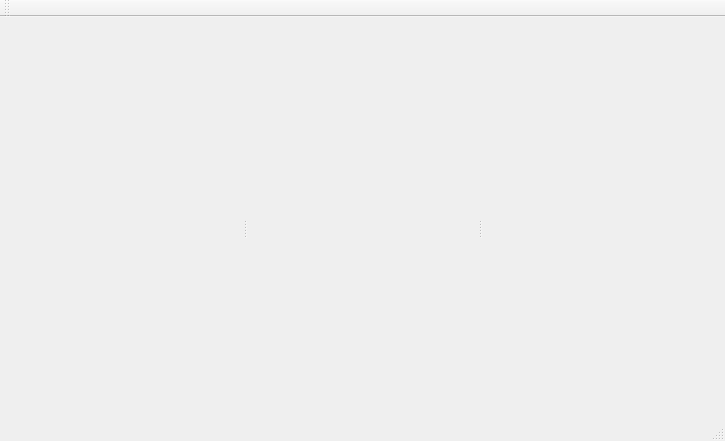
<?xml version="1.0" encoding="UTF-8"?>
<ui version="4.0">
 <class>DatabaseBrowser</class>
 <widget class="QMainWindow" name="DatabaseBrowser">
  <property name="geometry">
   <rect>
    <x>0</x>
    <y>0</y>
    <width>725</width>
    <height>441</height>
   </rect>
  </property>
  <property name="windowTitle">
   <string>DatabaseBrowser</string>
  </property>
  <widget class="QWidget" name="centralWidget">
   <layout class="QVBoxLayout" name="verticalLayout">
    <item>
     <layout class="QHBoxLayout" name="horizontalLayout">
      <item>
       <layout class="QHBoxLayout" name="ToolBarLayout"/>
      </item>
      <item>
       <spacer name="horizontalSpacer">
        <property name="orientation">
         <enum>Qt::Horizontal</enum>
        </property>
        <property name="sizeHint" stdset="0">
         <size>
          <width>40</width>
          <height>20</height>
         </size>
        </property>
       </spacer>
      </item>
     </layout>
    </item>
    <item>
     <widget class="QSplitter" name="splitter">
      <property name="orientation">
       <enum>Qt::Horizontal</enum>
      </property>
      <widget class="MemoryViewControl" name="MemoryVC" native="true"/>
      <widget class="HeadersViewControl" name="HeadersVC" native="true"/>
      <widget class="TablesViewControl" name="TablesVC" native="true"/>
     </widget>
    </item>
   </layout>
  </widget>
  <widget class="QMenuBar" name="menuBar">
   <property name="geometry">
    <rect>
     <x>0</x>
     <y>0</y>
     <width>725</width>
     <height>21</height>
    </rect>
   </property>
  </widget>
  <widget class="QToolBar" name="mainToolBar">
   <attribute name="toolBarArea">
    <enum>TopToolBarArea</enum>
   </attribute>
   <attribute name="toolBarBreak">
    <bool>false</bool>
   </attribute>
  </widget>
  <widget class="QStatusBar" name="statusBar"/>
 </widget>
 <layoutdefault spacing="6" margin="11"/>
 <customwidgets>
  <customwidget>
   <class>MemoryViewControl</class>
   <extends>QWidget</extends>
   <header>Views/memoryviewcontrol.h</header>
   <container>1</container>
  </customwidget>
  <customwidget>
   <class>HeadersViewControl</class>
   <extends>QWidget</extends>
   <header>Views/headersviewcontrol.h</header>
   <container>1</container>
  </customwidget>
  <customwidget>
   <class>TablesViewControl</class>
   <extends>QWidget</extends>
   <header>Views/tablesviewcontrol.h</header>
   <container>1</container>
  </customwidget>
 </customwidgets>
 <resources/>
 <connections/>
</ui>
